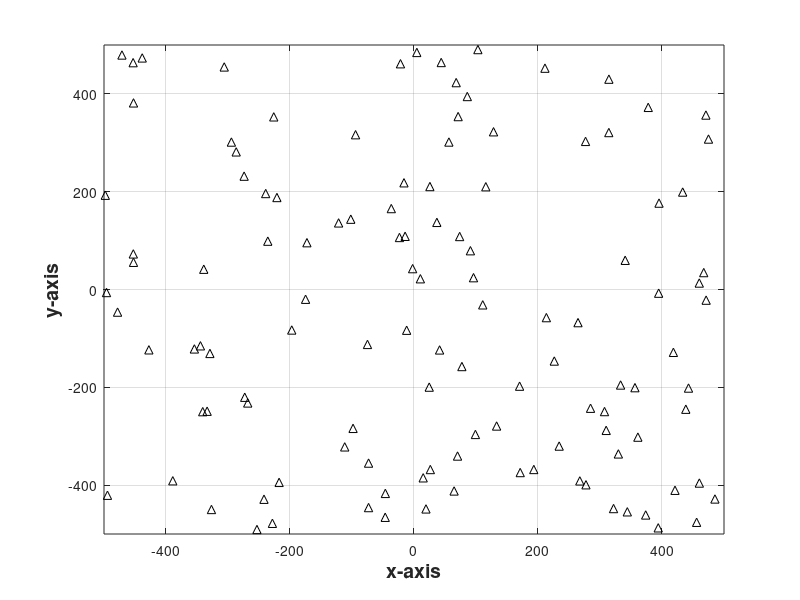

MATLAB code to generate this figure: (Note: this script raises an error after producing the figure.)
lambda = @(x) 300*(x(:,1).^2 + x(:,2).^2);
lamstar = 120;
N=poissrnd(lamstar); x = rand(N,2)-0.5; % homogeneous PP
ind = find(rand(N,1) < lambda(x)/lamstar);
xa = x(ind,:); % thinned PP
figure;
plot(1000*x(:,1),1000*x(:,2), '^k');
xlim([-500 500]);
ylim([-500 500]);

hold on;
grid on;
box on;
% title('Example of mmWave BSs distribution','FontSize',14, 'FontWeight','bold');
xlabel('x-axis','FontSize',14, 'FontWeight','bold');
ylabel('y-axis','FontSize',14, 'FontWeight','bold');
% legend({'mmWave BS'},'FontSize',14, 'FontWeight','bold');
%%
h = open('sysmodel1.fig');
set(h,'Units','Inches');
pos = get(h,'Position');
set(h,'PaperPositionMode','Auto','PaperUnits','Inches','PaperSize',[pos(3), pos(4)])
print(h,'sysmodel1.pdf','-dpdf','-r0');
%%
save('input.mat', 'x');
%%
fileID = fopen('exptable_148.txt','w');
for i=1:length(x)
    fprintf(fileID,'%f %f\n',x(i,1),x(i,2));
end
fclose(fileID);
